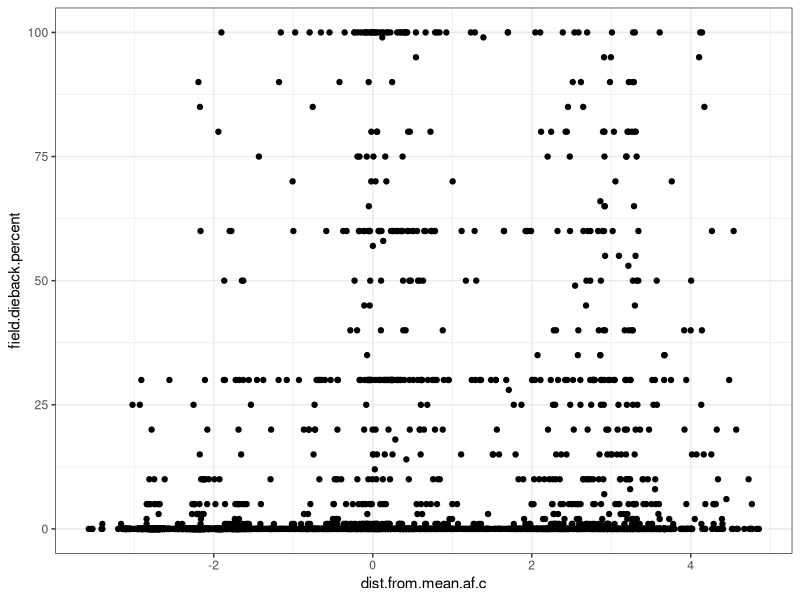
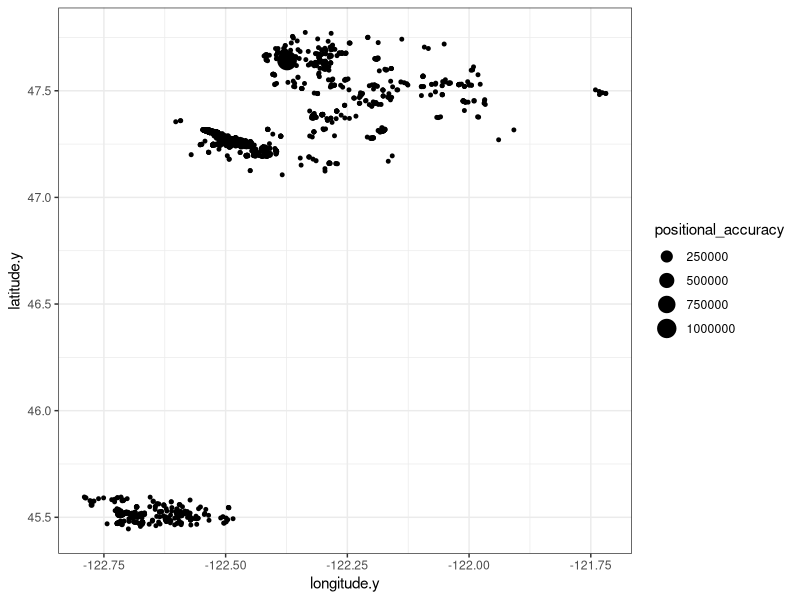
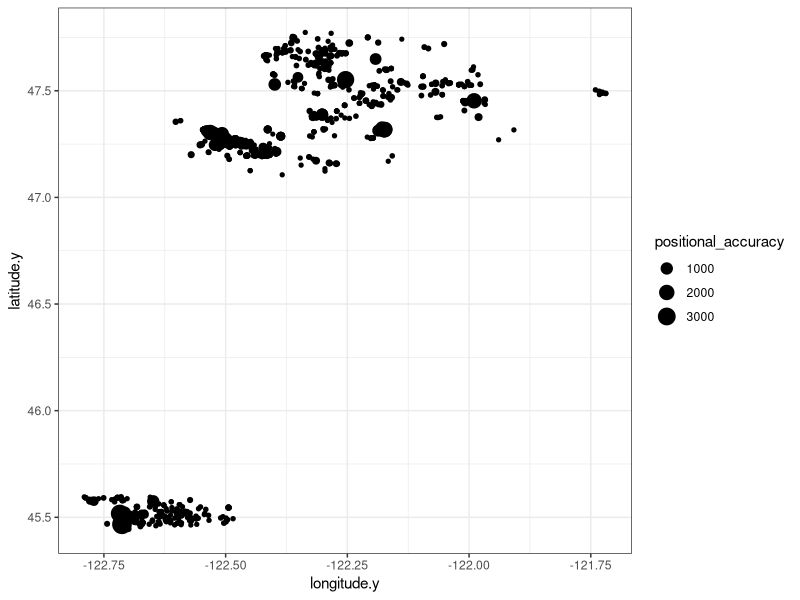

The R script that drew these images, in order:
## ---- chunk 1
knitr::opts_chunk$set(echo = TRUE)
## ---- chunk 2
library(tidyverse)
## ---- chunk 3
inat.full <- read.csv("./WRDM-Observations-5.13.26.csv")
## ---- chunk 4
inat.full.qgis <- inat.full[c(1,24,25,36,37)]
## ---- chunk 5
#write.csv(inat.full.qgis,file="./WRDM-full-5.13.26-qgis.csv")
## ---- chunk 6
inat.full.heat <- read.csv("./WRDM-full-5.13.26-qgis-w-heat.csv")
## ---- chunk 7
redhot <- left_join(inat.full.heat,inat.full,by="id")
## ---- chunk 8
tac.wrc <- redhot %>% filter(tac_af1>0) %>% mutate(tac.am.c=tac_am1, tac.af.c=tac_af1,tac.pm.c=tac_pm1)
pc.wrc <- redhot %>% filter(pc_af1>0  & is.na(tac_af1) & is.na(kc_af1)) %>% mutate(pc.am.f=pc_am1, pc.af.f=pc_af1,pc.pm.f=pc_pm1)
kc.wrc <- redhot %>% filter(kc_af1>0 & is.na(tac_af1) & is.na(pc_af1))  %>% mutate(kc.am.f=kc_am1, kc.af.f=kc_af1,kc.pm.f=kc_pm1)
pl.wrc <- redhot %>% filter(po_af1>0) %>% mutate(pl.am.c=po_am1, pl.af.c=po_af1,pl.pm.c=po_pm1)
## ---- chunk 9
tac.wrc <- tac.wrc %>% mutate(tac.am.f=((tac.am.c*1.8)+32),tac.af.f=((tac.af.c*1.8)+32),tac.pm.f=((tac.pm.c*1.8)+32)) %>% mutate(mean.temp.daily.f=((tac.am.f+tac.af.f+tac.pm.f)/3)) %>% mutate(dist.from.mean.daily.f=mean.temp.daily.f-(mean(mean.temp.daily.f,na.rm=TRUE))) %>% mutate(mean.temp.daily.c=((tac.am.c+tac.af.c+tac.pm.c)/3)) %>% mutate(dist.from.mean.daily.c=mean.temp.daily.c-(mean(mean.temp.daily.c,na.rm=TRUE))) %>% mutate(Area="Tacoma")

pc.wrc <- pc.wrc %>% mutate(pc.am.c=(((pc.am.f-32)*5)/9),pc.af.c=(((pc.af.f-32)*5)/9),pc.pm.c=(((pc.pm.f-32)*5)/9)) %>% mutate(mean.temp.daily.f=((pc.am.f+pc.af.f+pc.pm.f)/3)) %>% mutate(dist.from.mean.daily.f=mean.temp.daily.f-(mean(mean.temp.daily.f,na.rm=TRUE))) %>% mutate(mean.temp.daily.c=((pc.am.c+pc.af.c+pc.pm.c)/3)) %>% mutate(dist.from.mean.daily.c=mean.temp.daily.c-(mean(mean.temp.daily.c,na.rm=TRUE))) %>% mutate(Area="Pierce County")

kc.wrc <- kc.wrc %>% mutate(kc.am.c=(((kc.am.f-32)*5)/9),kc.af.c=(((kc.af.f-32)*5)/9),kc.pm.c=(((kc.pm.f-32)*5)/9)) %>% mutate(mean.temp.daily.f=((kc.am.f+kc.af.f+kc.pm.f)/3)) %>% mutate(dist.from.mean.daily.f=mean.temp.daily.f-(mean(mean.temp.daily.f,na.rm=TRUE))) %>% mutate(mean.temp.daily.c=((kc.am.c+kc.af.c+kc.pm.c)/3)) %>% mutate(dist.from.mean.daily.c=mean.temp.daily.c-(mean(mean.temp.daily.c,na.rm=TRUE))) %>% mutate(Area="King County")

pl.wrc <- pl.wrc %>% mutate(pl.am.f=((pl.am.c*1.8)+32),pl.af.f=((pl.af.c*1.8)+32),pl.pm.f=((pl.pm.c*1.8)+32)) %>% mutate(mean.temp.daily.f=((pl.am.f+pl.af.f+pl.pm.f)/3)) %>% mutate(dist.from.mean.daily.f=mean.temp.daily.f-(mean(mean.temp.daily.f,na.rm=TRUE))) %>% mutate(mean.temp.daily.c=((pl.am.c+pl.af.c+pl.pm.c)/3)) %>% mutate(dist.from.mean.daily.c=mean.temp.daily.c-(mean(mean.temp.daily.c,na.rm=TRUE))) %>% mutate(Area="Portland")
## ---- chunk 10
tac.wrc <- tac.wrc %>% mutate(dist.from.mean.am.c = tac.am.c-(mean(tac.am.c,na.rm=TRUE)),dist.from.mean.am.f=tac.am.f-(mean(tac.am.f,na.rm=TRUE)))
pc.wrc <- pc.wrc %>% mutate(dist.from.mean.am.c = pc.am.c-(mean(pc.am.c,na.rm=TRUE)),dist.from.mean.am.f=pc.am.f-(mean(pc.am.f,na.rm=TRUE)))
kc.wrc <- kc.wrc %>% mutate(dist.from.mean.am.c = kc.am.c-(mean(kc.am.c,na.rm=TRUE)),dist.from.mean.am.f=kc.am.f-(mean(kc.am.f,na.rm=TRUE)))
pl.wrc <- pl.wrc %>%  mutate(dist.from.mean.am.c = pl.am.c-(mean(pl.am.c,na.rm=TRUE)),dist.from.mean.am.f=pl.am.f-(mean(pl.am.f,na.rm=TRUE)))
## ---- chunk 11
tac.wrc <- tac.wrc %>% mutate(dist.from.mean.af.c = tac.af.c-(mean(tac.af.c,na.rm=TRUE)),dist.from.mean.af.f=tac.af.f-(mean(tac.af.f,na.rm=TRUE)))
pc.wrc <- pc.wrc %>% mutate(dist.from.mean.af.c = pc.af.c-(mean(pc.af.c,na.rm=TRUE)),dist.from.mean.af.f=pc.af.f-(mean(pc.af.f,na.rm=TRUE)))
kc.wrc <- kc.wrc %>% mutate(dist.from.mean.af.c = kc.af.c-(mean(kc.af.c,na.rm=TRUE)),dist.from.mean.af.f=kc.af.f-(mean(kc.af.f,na.rm=TRUE)))
pl.wrc <- pl.wrc %>%  mutate(dist.from.mean.af.c = pl.af.c-(mean(pl.af.c,na.rm=TRUE)),dist.from.mean.af.f=pl.af.f-(mean(pl.af.f,na.rm=TRUE)))
## ---- chunk 12
tac.wrc <- tac.wrc %>% mutate(dist.from.mean.pm.c = tac.pm.c-(mean(tac.pm.c,na.rm=TRUE)),dist.from.mean.pm.f=tac.pm.f-(mean(tac.pm.f,na.rm=TRUE)))
pc.wrc <- pc.wrc %>% mutate(dist.from.mean.pm.c = pc.pm.c-(mean(pc.pm.c,na.rm=TRUE)),dist.from.mean.pm.f=pc.pm.f-(mean(pc.pm.f,na.rm=TRUE)))
kc.wrc <- kc.wrc %>% mutate(dist.from.mean.pm.c = kc.pm.c-(mean(kc.pm.c,na.rm=TRUE)),dist.from.mean.pm.f=kc.pm.f-(mean(kc.pm.f,na.rm=TRUE)))
pl.wrc <- pl.wrc %>%  mutate(dist.from.mean.pm.c = pl.pm.c-(mean(pl.pm.c,na.rm=TRUE)),dist.from.mean.pm.f=pl.pm.f-(mean(pl.pm.f,na.rm=TRUE)))
## ---- chunk 13
data <- bind_rows(tac.wrc,pc.wrc,kc.wrc,pl.wrc)
## ---- chunk 14
data$field.number.of.additional.unhealthy.trees..of.same.species..in.area..within.sight. <- as.factor(data$field.number.of.additional.unhealthy.trees..of.same.species..in.area..within.sight.)
data$field.optional...what..other.factors..were.observed. <- as.factor(data$field.optional...what..other.factors..were.observed.)
data$field.tree.canopy.symptoms <- as.factor(data$field.tree.canopy.symptoms)
#data$field.optional...slope.position <- as.factor(data$field.optional...slope.position) #Some reason field was not available in export list of field in iNat?
#data$field.optional...site.type <- as.factor(data$field.optional...site.type)  #Some reason field was not available in export list of field in iNat?
#data$field.optional...site.location.description  <- as.factor(data$field.optional...site.location.description ) #Some reason field was not available in export list of field in iNat?
data$field.optional...tree.size <-as.factor(data$field.optional...tree.size)
## ---- chunk 15
data$field.other.factors...are.there.signs.or.symptoms.of.insect..diseases..or.other.damage.[data$field.other.factors...are.there.signs.or.symptoms.of.insect..diseases..or.other.damage.==""] <- "Not sure"
data$field.other.factors...are.there.signs.or.symptoms.of.insect..diseases..or.other.damage.[data$field.other.factors...are.there.signs.or.symptoms.of.insect..diseases..or.other.damage.=="Unsure"] <- "Not sure"
## ---- chunk 16
data$field.number.of.additional.unhealthy.trees..of.same.species..in.area..within.sight.[data$field.number.of.additional.unhealthy.trees..of.same.species..in.area..within.sight.=="4"] <- "4-6"
data$field.number.of.additional.unhealthy.trees..of.same.species..in.area..within.sight.[data$field.number.of.additional.unhealthy.trees..of.same.species..in.area..within.sight.=="5"] <- "4-6"
data$field.number.of.additional.unhealthy.trees..of.same.species..in.area..within.sight.[data$field.number.of.additional.unhealthy.trees..of.same.species..in.area..within.sight.=="2"] <- "2-3"
## ---- chunk 17
data$field.tree.canopy.symptoms[data$field.tree.canopy.symptoms=="Multiple Symptoms"] <-"Multiple Symptoms (please list in Notes)"
data$field.tree.canopy.symptoms[data$field.tree.canopy.symptoms=="multiple symptoms"] <-"Multiple Symptoms (please list in Notes)"
data$field.tree.canopy.symptoms[data$field.tree.canopy.symptoms=="thinning foliage"] <-"Thinning Canopy"
data$field.tree.canopy.symptoms[data$field.tree.canopy.symptoms=="healthy"] <-"Healthy"
data$field.tree.canopy.symptoms[data$field.tree.canopy.symptoms=="dead top"] <-"Old Dead Top (needles already gone)"
## ---- chunk 18
data$field.optional...what..other.factors..were.observed.[data$field.optional...what..other.factors..were.observed.=="Fungal Activitiy (mycelial fans, mushrooms at base, or conks on trunk)"] <-"Fungal Activitiy (mycelial fans, bleeding cankers, mushrooms at base, or conks on trunk)"
data$field.optional...what..other.factors..were.observed.[data$field.optional...what..other.factors..were.observed.=="Needle disease (dieback, checking, blight, etc.)"] <- "Needle or leaf disease (dieback, checking, blight, etc.)"
## ---- chunk 19
#data$field.optional...slope.position[data$field.optional...slope.position=="Upper 1/3rd of a slope"] <-"Top of slope" #Some reason field was not available in export list of field in iNat?
## ---- chunk 20
#Some reason field was not available in export list of field in iNat?
#data$field.optional...site.type[data$field.optional...site.type=="Urban Natural"] <-"Urban"
#data$field.optional...site.type[data$field.optional...site.type=="Urban Landscaped"] <-"Urban"
#data$field.optional...site.type[data$field.optional...site.type=="Suburban Natural"] <-"Suburban"
#data$field.optional...site.type[data$field.optional...site.type=="Suburban Lanscaped"] <-"Suburban"
#data$field.optional...site.type[data$field.optional...site.type=="Natural Forest"] <-"Rural"
## ---- chunk 21
levels(data$field.optional...tree.size)
## ---- chunk 22
data$field.optional...tree.size[data$field.optional...tree.size=="Large"] <- "Large (too big to wrap arms around trunk)"
data$field.optional...tree.size[data$field.optional...tree.size=="Medium"] <- "Medium (can wrap arms around trunk)"
data$field.optional...tree.size[data$field.optional...tree.size=="Small"] <- "Small (can wrap hands around trunk)"
data$field.optional...tree.size[data$field.optional...tree.size=="Very Large"] <- "Very Large (would take many people to wrap arms around trunk)"
data$field.optional...tree.size[data$field.optional...tree.size=="Very small (can wrap a single hand around stem)"] <- "Very small (can wrap a single hand around stem)"
## ---- chunk 23
#Some reason field was not available in export list of field in iNat?
#data$field.optional...site.location.description [data$field.optional...site.location.description =="Yard or open park grounds"] <- "Urban yard or open park grounds" 
## ---- chunk 24
data$field.percent.canopy.affected.... <- as.factor(data$field.percent.canopy.affected....)
data$field.percent.canopy.affected....[data$field.percent.canopy.affected....=="1-25% of the crown is unhealthy"] <- "1-29% of the canopy is unhealthy"
data$field.percent.canopy.affected....[data$field.percent.canopy.affected....=="Healthy (0%)"] <- "Healthy, no dieback(0%)"
data$field.percent.canopy.affected....[data$field.percent.canopy.affected....=="Healthy (0% is unhealthy)"] <- "Healthy, no dieback(0%)"
data$field.percent.canopy.affected....[data$field.percent.canopy.affected....=="more than 75% of the crown is unhealthy"] <- "60-99% of the canopy is unhealthy"
data <- data %>% droplevels()

data$Percent.Dieback.Modified[data$field.percent.canopy.affected....=="Healthy, no dieback(0%)"] <- 0
data$Percent.Dieback.Modified[data$field.percent.canopy.affected....=="1-29% of the canopy is unhealthy"] <- 1
data$Percent.Dieback.Modified[data$field.percent.canopy.affected....=="30-59% of the canopy is unhealthy"] <- 30
data$Percent.Dieback.Modified[data$field.percent.canopy.affected....=="60-99% of the canopy is unhealthy"] <- 60
data$Percent.Dieback.Modified[data$field.percent.canopy.affected....=="tree is dead"] <- 100
#data$field.dieback.percent[is.na(data$field.dieback.percent)] <- data$Percent.Dieback.Modified

data$field.percent.canopy.affected....[data$Percent.Dieback.Modified==100] <- "tree is dead" #there were a couple healthy trees with 100 dieback somehow..

has.dieback.percent <- data %>% filter(field.dieback.percent!="")
does.not.have.dieback.percent <- data %>% filter(field.dieback.percent=="") 

has.dieback.percent$user.estimated.dieback <- "Yes"
does.not.have.dieback.percent$user.estimated.dieback <- "No"

does.not.have.dieback.percent$field.dieback.percent <- does.not.have.dieback.percent$Percent.Dieback.Modified

data <- rbind(has.dieback.percent,does.not.have.dieback.percent)

data$field.dieback.percent[data$field.dieback.percent<0] <- 0 # not sure why but there was one -2 percent dieback value

## ---- chunk 25
data <- data %>% mutate(tree.size.simplified=field.optional...tree.size) 
## ---- chunk 26
tree_size_level_key <- c("Very Small (can wrap a single hand around stem)" = "Small", "Small (can wrap hands around trunk)" = "Small", "Medium (can wrap arms around trunk)" = "Medium", "Large (too big to wrap arms around trunk)" = "Large", "Very Large (would take many people to wrap arms around trunk)" = "Large","Other"="Other","No selection"="No Selection")

data$tree.size.simplified <- recode_factor(data$tree.size.simplified, !!!tree_size_level_key)
data$tree.size.simplified <- as.factor(data$tree.size.simplified)
## ---- chunk 27
data <- data %>% filter(field.tree.canopy.symptoms!="Candelabra top or very old spike top (old growth)") %>% mutate(binary.tree.canopy.symptoms=field.tree.canopy.symptoms) %>% mutate(ordinal.tree.canopy.symptoms=field.tree.canopy.symptoms) %>% mutate(reclassified.tree.canopy.symptoms=field.tree.canopy.symptoms) %>% droplevels()
## ---- chunk 28
binary_level_key <- c("Healthy" = "Healthy", "Thinning Canopy" = "Unhealthy", "New Dead Top (red or brown needles still attached)" = "Unhealthy", "Old Dead Top (needles already gone)" = "Unhealthy", "Tree is dead" = "Unhealthy", "Multiple Symptoms (please list in Notes)" = "Unhealthy", "Extra Cone Crop" = "Unhealthy", "Browning Canopy" = "Unhealthy","Branch Dieback or 'Flagging'" = "Unhealthy", "Other (please describe in Notes)" = "Unhealthy", "Yellowing Canopy" = "Unhealthy")

data$binary.tree.canopy.symptoms <- recode_factor(data$binary.tree.canopy.symptoms, !!!binary_level_key)
#levels(binary$field.tree.canopy.symptoms)
data$binary.tree.canopy.symptoms <- as.factor(data$binary.tree.canopy.symptoms)
## ---- chunk 29
ordinal_level_key <- c("Healthy" = "Healthy", "Thinning Canopy" = "Unhealthy", "New Dead Top (red or brown needles still attached)" = "Unhealthy", "Old Dead Top (needles already gone)" = "Unhealthy", "Tree is dead" = "Dead", "Multiple Symptoms (please list in Notes)" = "Unhealthy", "Extra Cone Crop" = "Unhealthy", "Browning Canopy" = "Unhealthy","Branch Dieback or 'Flagging'" = "Unhealthy", "Other (please describe in Notes)" = "Unhealthy", "Yellowing Canopy" = "Unhealthy")

data$ordinal.tree.canopy.symptoms <- recode_factor(data$ordinal.tree.canopy.symptoms, !!!ordinal_level_key)
#levels(binary$field.tree.canopy.symptoms)
data$ordinal.tree.canopy.symptoms <- as.factor(data$ordinal.tree.canopy.symptoms)
## ---- chunk 30
reclassified_level_key <- c("Healthy" = "Healthy", "Thinning Canopy" = "Thinning Canopy", "New Dead Top (red or brown needles still attached)" = "Dead Top", "Old Dead Top (needles already gone)" = "Dead Top", "Tree is dead" = "Tree is Dead", "Multiple Symptoms (please list in Notes)" = "Other", "Extra Cone Crop" = "Other", "Browning Canopy" = "Other","Branch Dieback or 'Flagging'" = "Other", "Other (please describe in Notes)" = "Other", "Yellowing Canopy" = "Other")

data$reclassified.tree.canopy.symptoms <- recode_factor(data$reclassified.tree.canopy.symptoms, !!!reclassified_level_key)
#levels(binary$field.tree.canopy.symptoms)
data$reclassified.tree.canopy.symptoms <- as.factor(data$reclassified.tree.canopy.symptoms)
## ---- chunk 31
data$top.dieback[data$reclassified.tree.canopy.symptoms=="Dead Top"] <- "Yes"
data$top.dieback[data$reclassified.tree.canopy.symptoms!="Dead Top"] <- "No"
data$top.dieback <- as.factor(data$top.dieback)
levels(data$top.dieback)
summary(data$top.dieback)
## ---- chunk 32
data$thinning[data$reclassified.tree.canopy.symptoms=="Thinning Canopy"] <- "Yes"
data$thinning[data$reclassified.tree.canopy.symptoms!="Thinning Canopy"] <- "No"
data$thinning <- as.factor(data$thinning)
levels(data$thinning)
summary(data$thinning)
## ---- chunk 33
data$dead[data$reclassified.tree.canopy.symptoms=="Tree is Dead"] <- "Yes"
data$dead[data$reclassified.tree.canopy.symptoms!="Tree is Dead"] <- "No"
data$dead <- as.factor(data$dead)
levels(data$dead)
summary(data$dead)
## ---- chunk 34
data$field.dieback.percent <- as.numeric(data$field.dieback.percent)
data <- data %>% mutate(field.dieback.prop = (field.dieback.percent/100))
## ---- chunk 35
levels(as.factor(data$scientific_name))
## ---- chunk 36
other.species <- data %>% filter(scientific_name!="Thuja plicata") %>% filter(scientific_name!="Thuja") %>% droplevels()
data <- data %>% filter(scientific_name=="Thuja plicata" | scientific_name=="Thuja") %>% droplevels()
## ---- chunk 37
ggplot(data,aes(dist.from.mean.af.c,field.dieback.percent))+geom_point()+theme_bw()
## ---- chunk 38
ggplot(data,aes(y=latitude.y,x=longitude.y,size=positional_accuracy)) +geom_point() +theme_bw()
## ---- chunk 39
data <- data %>% filter(positional_accuracy<=4000)
## ---- chunk 40
ggplot(data,aes(y=latitude.y,x=longitude.y,size=positional_accuracy)) +geom_point() +theme_bw()
## ---- chunk 41
#write.csv(data,file="./urban-data-modified.csv")
